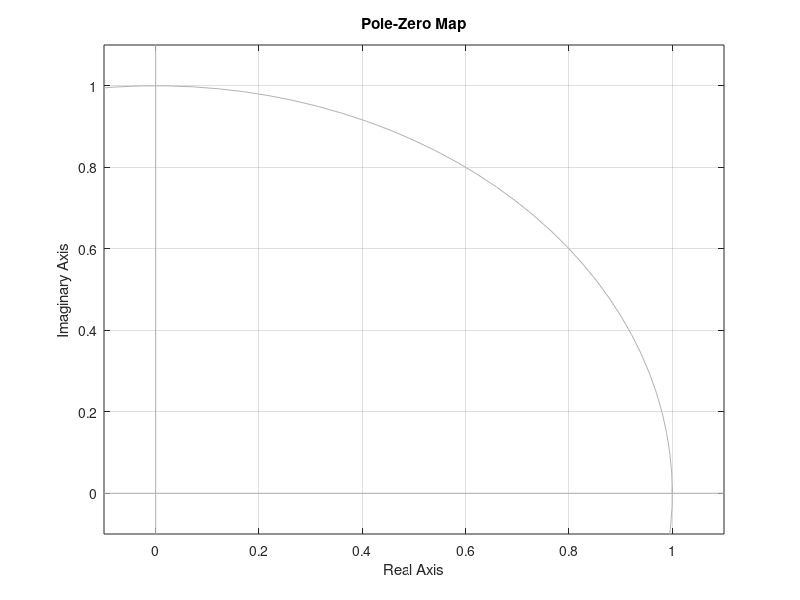

Recreate this plot in MATLAB. (Note: this script raises an error after producing the figure.)
close all
clear all
clc

Ts = 0.01;

%% Discrete time
poles_dis{1} = [0.0894 ; 0.9897];
poles_dis{2} = [0.1290 ; 0.8918];
poles_dis{3} = [0.2889 ; 0.6024];
poles_dis{4} = [0.2887 ; 0.6030 ; 0.9997];
poles_dis{5} = [0.2868 ; 0.6079 ; 0.9966];
poles_dis{6} = [0.2827 ; 0.6190 ; 0.9897];
poles_dis{7} = [0.0893 ; 0.9612 ; 1.0191 ; 1.0112];
poles_dis{8} = [0.1269 ; 0.9867 ; 0.9534+0.066j ; 0.9534-0.066j];
poles_dis{9} = [0.2622 ; 0.9891 ; 0.8890 ; 0.7461];
poles_dis{10} = [0.2621 ; 0.7469 ; 0.8886 ; 0.9891 ; 0.9997];
poles_dis{11} = [0.2608 ; 0.7547 ; 0.8855 ; 0.9887 ; 0.9968];
poles_dis{12} = [0.2579 ; 0.7744 ; 0.8758 ; 0.9860 ; 0.9922];

figure;hold on;pzmap(tf(0,1,Ts));
p1 = plot([0.0894 ; 0.9897],0,'bx');
p2 = plot([0.1290 ; 0.8918],0,'rx');
p3 = plot([0.2889 ; 0.6024],0,'gx');
h = [p1(1);p2(1);p3(1)];
legend(h,'P = 1 ; I = 0','P = 10 ; I = 0','P = 30 ; I = 0');
figure;hold on;pzmap(tf(0,1,Ts));
p4 = plot([0.2887 ; 0.6030 ; 0.9997],0,'bx');
p5= plot([0.2868 ; 0.6079 ; 0.9966],0,'rx');
p6 = plot([0.2827 ; 0.6190 ; 0.9897],0,'gx');
h = [p4(1);p5(1);p6(1)];
legend(h,'P = 30 ; I = 1','P = 30 ; I = 10','P = 30 ; I = 30');

figure;hold on;pzmap(tf(0,1));
p1 = plot([0.0893 ; 0.9612 ; 1.0191 ; 1.0112],0,'bx');
p2 = plot([0.1269 ; 0.9867 ; 0.9534 ; 0.9534],[0 ; 0 ; 0.066j ; -0.066j],'rx');
p3 = plot([0.2622 ; 0.9891 ; 0.8890 ; 0.7461],0,'gx');
h = [p1(1);p2(1);p3(1)];
legend(h,'P = 1 ; I = 0','P = 10 ; I = 0','P = 30 ; I = 0');
p4 = plot([0.2621 ; 0.7469 ; 0.8886 ; 0.9891 ; 0.9997],0,'bx');
p5 = plot([0.2608 ; 0.7547 ; 0.8855 ; 0.9887 ; 0.9968],0,'rx');
p6 = plot([0.2579 ; 0.7744 ; 0.8758 ; 0.9860 ; 0.9922],0,'gx');
h = [p4(1);p5(1);p6(1)];
legend(h,'P = 30 ; I = 1','P = 30 ; I = 10','P = 30 ; I = 30');


%% Continuous time
poles_cont{1} = log([0.0894 ; 0.9897])/Ts;
poles_cont{2} = log([0.1290 ; 0.8918])/Ts;
poles_cont{3} = log([0.2889 ; 0.6024])/Ts;
poles_cont{4} = log([0.2887 ; 0.6030 ; 0.9997])/Ts;
poles_cont{5} = log([0.2868 ; 0.6079 ; 0.9966])/Ts;
poles_cont{6} = log([0.2827 ; 0.6190 ; 0.9897])/Ts;
poles_cont{7} = log([0.0893 ; 0.9612 ; 1.0191 ; 1.0112])/Ts;
poles_cont{8} = log([0.1269 ; 0.9867 ; 0.9534+0.066j ; 0.9534-0.066j])/Ts;
poles_cont{9} = log([0.2622 ; 0.9891 ; 0.8890 ; 0.7461])/Ts;
poles_cont{10} = log([0.2621 ; 0.7469 ; 0.8886 ; 0.9891 ; 0.9997])/Ts;
poles_cont{11} = log([0.2608 ; 0.7547 ; 0.8855 ; 0.9887 ; 0.9968])/Ts;
poles_cont{12} = log([0.2579 ; 0.7744 ; 0.8758 ; 0.9860 ; 0.9922])/Ts;

figure;hold on;pzmap(tf(0,1));
p1 = plot(log([0.0894 ; 0.9897])/Ts,0,'bx');
p2 = plot(log([0.1290 ; 0.8918])/Ts,0,'rx');
p3 = plot(log([0.2889 ; 0.6024])/Ts,0,'gx');
h = [p1(1);p2(1);p3(1)];
legend(h,'P = 1 ; I = 0','P = 10 ; I = 0','P = 30 ; I = 0');
xlim('auto');
figure;hold on;pzmap(tf(0,1));
p4 = plot(log([0.2887 ; 0.6030 ; 0.9997])/Ts,0,'bx');
p5 = plot(log([0.2868 ; 0.6079 ; 0.9966])/Ts,0,'rx');
p6 = plot(log([0.2827 ; 0.6190 ; 0.9897])/Ts,0,'gx');
h = [p4(1);p5(1);p6(1)];
legend(h,'P = 30 ; I = 1','P = 30 ; I = 10','P = 30 ; I = 30');
xlim('auto');

figure;hold on;pzmap(tf(0,1));
p1 = plot(log([0.0893 ; 0.9612 ; 1.0191 ; 1.0112])/Ts,0,'bx');
p2 = plot(log([0.1269 ; 0.9867 ; 0.9534 ; 0.9534])/Ts,[0 ; 0 ; 0.066j ; -0.066j],'rx');
p3 = plot(log([0.2622 ; 0.9891 ; 0.8890 ; 0.7461])/Ts,0,'gx');
h = [p1(1);p2(1);p3(1)];
legend(h,'P = 1 ; I = 0','P = 10 ; I = 0','P = 30 ; I = 0');
xlim('auto');
p4 = plot(log([0.2621 ; 0.7469 ; 0.8886 ; 0.9891 ; 0.9997])/Ts,0,'bx');
p5 = plot(log([0.2608 ; 0.7547 ; 0.8855 ; 0.9887 ; 0.9968])/Ts,0,'rx');
p6 = plot(log([0.2579 ; 0.7744 ; 0.8758 ; 0.9860 ; 0.9922])/Ts,0,'gx');
h = [p4(1);p5(1);p6(1)];
legend(h,'P = 30 ; I = 1','P = 30 ; I = 10','P = 30 ; I = 30');
xlim('auto');